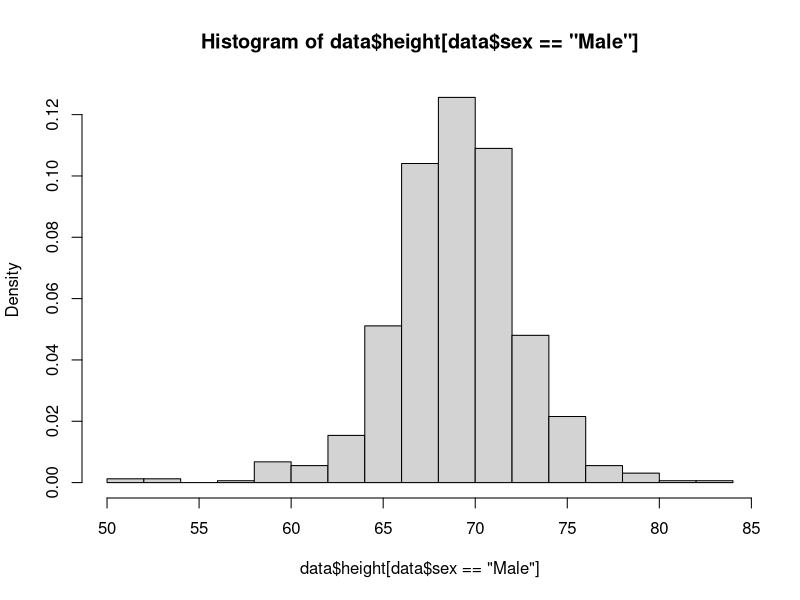

Here is the R script that generated this plot: (Note: this script raises an error after producing the figure.)
install.packages("dslabs") # to get dataset
install.packages("sn") # to calculate skewed normal distributions
install.packages('plyr') # to count frequencies of occurrences in data

library("sn")
library("plyr")
library("dslabs")
help(package = "dslabs")

set.seed(190005300)
# ---------------------- Research Question/Preparing Data ----------------------
# RQ: Are self-reported male heights normally distributed?
# i.e. test for normality

# H_0: the self-reported heights are normally distributed
# H_1: the self-reported heights are not normally distributed


data <- heights
head(data)

# // Clean up the data //
# delete any data rows with NA values
data <- na.omit(data)
data


# ----------------------------- Test Statistics --------------------------------
# Parametric: Jarque-Bera (JB) test
# JB statistic tests whether data has a normal distribution (using its skewness
# S and kurtosis K)
# + asymptotically approaches chi squared when sample data assumed to be normal, 
# which will be taken to be the case here (parametric).

# Non-parametric: Lilliefors (LF) test
# Lilliefors statistic tests whether the data (which can have any distribution)
# fits the specified distribution based on estimate parameters from the data.
# In this case, the data distribution will be compared to the normal
# distribution with estimated sample mean and sd of the data. 
# It works by comparing the supremum of the absolute difference between the
# empriical cumulative distribution of the data, and that of the specified 
# distribution that is being tested for.



# --------------------- Initial look at data/analysis --------------------------
# // Plots of data //
hist(data$height[data$sex == "Male"], breaks = 20, probability = TRUE)


# Looks like a normal distribution would be a reasonable approximation here 
# (with the exception of a few outliers)
mean_heights = mean()
mean_heights
sd_heights = sd(data$height[data$sex == "Male"])
sd_heights 

# A standard case of a normal distribution with mean 70 and standard deviation
# of 4 seems apt (heights are measured in inches).
x <- seq(0, 100)
lines(x, dnorm(x, mean_heights, sd_heights))


# ------------------------ Statistical test functions --------------------------
# Functions to calculate JB and LF test statistics

# // Jarque-Bera test statistic function //
# Function calculating JB statistic for set of data
# INPUT:
#   - vector of simulated test score data
# OUTPUT:
#   - JB statistic value
JB_stat <- function(data) {
  
  # prerequisites
  n <- length(data)
  data_mean <- mean(data)
  
  S_sum_num <- 0
  K_sum_num <- 0
  sum_denom <- 0
  
  # calculating from formula
  for (i in 1:n) {
    
    S_sum_num <- S_sum_num + (data[i] - data_mean)^3 
    K_sum_num <- K_sum_num + (data[i] - data_mean)^4
    
    sum_denom <- sum_denom + (data[i] - data_mean)^2
  }
  
  S <- ((1/n) * S_sum_num) / ((1/n) * sum_denom)^(3/2)
  K <- ((1/n) * K_sum_num) / ((1/n) * sum_denom)^2
  
  JB <- (n/6) * (S^2 + (K - 3)^2 / 4)
  return(JB)
}

# JB critical value
# chi squared distribution (2 df) for finding critical value of JB statistic
# The null hypothesis is rejected if the JB statistic is greater that or equal
# to this critical value
alpha = 0.05

JB_critval <- qchisq(1 - alpha, 2)


# // Lilliefors test statistic functions //
# Function calculating empirical distribution values for sorted data
emp_cdf <- function(data) {
  
  # prerequisites (getting data as a frequency table, and its length)
  freq_data <- count(data)
  n <- length(freq_data$freq)
  
  # calculating the empirical distribution function
  v <- c()
  freq <- 0
  for (i in 1:n) {
    freq <- freq + freq_data$freq[i]
    v <- c(v, rep(freq/length(data), freq_data$freq[i]))
  }
  
  return(v)
}

# Function calculating the theoretical cumulative distribution values for the
# sorted data
distr_cdf <- function(data) {
  
  # prerequisites
  data_mean <- mean(data)
  data_sd <- sd(data)
  n <- length(data)
  
  # calculating theoretical cumulative distribution values of the data
  v <- c()
  for (i in 1:n) {
    
    v <- c(v, pnorm(data[i], mean = data_mean, sd = data_sd))
    
  }
  return(v)
}


# Function computing LF test statistic value given input data
# INPUTS:
#   - data = vector of simulated data for test scores
# OUTPUTS:
#   - LF test statistic
#   - Plot of empirical cumulative distribution and theoretical cumulative 
#     distribution for comparison
LF_stat <- function(data) {
  
  # sorting the data from smallest to largest
  data <- sort(data)
  
  # Empirical distribution
  data_cdf <- emp_cdf(data)
  
  # Cumulative distribution
  theo_cdf <- distr_cdf(data)
  
  # Plot the CDFs against each other (if run once: to visualise comparison)
  # x <- data
  # plot(x, data_cdf, type="l", col="blue", lwd=2)
  # lines(x, theo_cdf, col="red", lwd=2)
  
  D_n <- max(abs(data_cdf - theo_cdf))
  return(D_n)
}



# LF critical value (5% level will be used)
# The null hypothesis is rejected if the LF statistic is greater than these
# critical values for given % levels - which depends on the number of trials

# alpha = 0.01 (1% level) - 1% chance that the LF value is this or greater
LF_crit_1 <- function(n) {
  return(1.035/((0.83 + n)/sqrt(n) - 0.01))
}

# alpha = 0.05 (5% level) - 5% chance that the LF value is this or greater
LF_crit_5 <- function(n) {
  return(0.895/((0.83 + n)/sqrt(n) - 0.01))
}

# alpha = 0.1 (10% level) - 10% chance that the LF value is this or greater
LF_crit_10 <- function(n) {
  return(0.819/((0.83 + n)/sqrt(n) - 0.01))
}


# --------------------------- Simulations/Scenarios ----------------------------
# Will now examine the effect of changing sample size, spread of the tails, and
# skewness on the size and power of the JB and LF tests

# H_O: The distribution of the data is the normal distribution
# H_1: The distribution of the data is not the normal distribution


# // Scenario 1: Changing sample size //
# Will change the sample size looking at small, medium and large samples.
# To calculate size: Will simulate data from the a normal distribution with mean
#                    height 70 and a standard deviation of 4. Any mean and sd 
#                    that could reasonably represent the data for male heights
#                    can be used here.
# To calculate power: The uniform distribution (far from normal) in addition to  
#                     the cauchy distribution (changing scale and location 
#                     parameters - similar to the normal)



# Function for simulating n heights from a particular distribution
# INPUTS:
#   - n = number of samples to take
#   - distr = "function type" (e.g. "norm", "cauchy", "unif", "sn")
#   - ... = extra arguments to be passed into the distribution function
# OUTPUTS;
#   - Vector of n values samples from the input distribution
n_data <- function(n, distr, ...) {
  
  f <- get(paste("r", distr, sep = ""), mode = "function")
  
  return(f(n, ...))
}

# ---------------------- SCENARIO 1: CHANGING SAMPLE SIZE ----------------------
# Calculating size/power for the JB/LF statistic varying the sample size n
# (calculated at the 5% confidence level i.e. alpha = 0.05)
# INPUTS:
#   - n = number of samples
#   - test = input as either "JB" or "LF" to specify statistic to test
#   - iterations = number of iterations in accepting/rejecting the hypothesis
#                  (default as 1000)
#   - distr = name of distribution type (e.g. "norm", "cauchy", "unif"). If this
#             distribution is "norm" -> testing for size, else for power.
#   - ... = extra arguments required to specify the distr input (e.g. mean, sd 
#           for distr = "norm").
# OUTPUTS:
#   - size/power of the JB/LF statistic for a sample size of n at the 5% level
sp_samples <- function(n, test, iterations = 1000, distr, ...) {
  
  if (test == "JB") {
    
    # critical JB value at alpha = 0.05 level
    crit <- qchisq(0.95, 2)
    
    # repeat testing appending 0 or 1 if normality is accepted or rejected
    v <- c()
    for (i in 1:iterations) {
      # get sample data
      data <- n_data(n, distr, ...)
      
      # get statistic value
      stat <- JB_stat(data)
      
      # accept normality (0) or reject it (1)
      if (stat <= crit) {
        
        # accept that it is normal
        v <- c(v, 0)
        
      } else if ( stat > crit) {
        
        # reject that it is normal
        v <- c(v, 1)
        
      }
    }
    
  } else if (test == "LF") {
    
    # critical LF value at alpha = 0.05 level
    crit <- LF_crit_5(n)
    
    # repeat testing appending 0 or 1 if normality is accepted or rejected
    v <- c()
    for (i in 1:iterations) {
      # get sample data - must also be sorted
      data <- sort(n_data(n, distr, ...))
      
      # get statistic value
      stat <- LF_stat(data)
      
      # accept normality (0) or reject it (1)
      if (stat <= crit) {
        
        # accept that it is normal
        v <- c(v, 0)
        
      } else if ( stat > crit) {
        
        # reject that it is normal
        v <- c(v, 1)
        
      }
    }
  }
  
  return(sum(v)/length(v))
}


# Plot and table of the size of JB/LF statistic for varying sample sizes 
# n = 25, 50, 100, 500, 1000, 2000, 5000, 10000, 20000.
# INPUT:
#   - test = "JB" or "LF" to specify test being conducted
#   - iterations = number of times to conduct the test (accept or reject normal)
#                  (default as 1000)
#   - distr = distribution class as string, e.g. "norm", "cauchy", "unif".
#             If the choice of distribution is "norm", it is a test of size. If
#             it is any other distribution it is a test of power.
#   - ... = any further arguments/parameters to be passed to the distr function
# OUTPUT:
#   - prints a plot and table of the sample sizes with corresponding JB/LF sizes
s_calc_samples <- function(test, iterations = 1000, distr, ...) {
  
  # sample sizes to test
  small <- c(25, 50, 100)
  medium <- c(500, 1000, 2000)
  large <- c(5000, 10000, 20000)
  
  # creating a vector of sample sizes
  x <- c(small, medium, large)
  
  # creating a vector of corresponding test size/power values
  y <- c() 
  for (i in 1:length(x)) {
    
    val <- sp_samples(x[i], test, iterations, distr, ...)
    y <- c(y, val)
  
  }
  
  # plot the results
  plot(x,y)
  
  # table of values
  size <- data.frame(x, y, row.names = NULL)
  colnames(size) <- c("sample", "proportion")
  size
}

# Same as above, but calculates power: The range of sample sizes is chosen to
# better analyse the outcome.
p_calc_samples <- function(test, iterations = 1000, distr, ...) {
  
  # sample sizes to test
  small <- c(5, 10, 15, 20, 25, 30)
  medium <- c(100, 200, 500, 1000, 2000)
  large <- c(4000, 10000)
  
  # creating a vector of sample sizes
  x <- c(small, medium, large)
  
  # creating a vector of corresponding test size/power values
  y <- c() 
  for (i in 1:length(x)) {
    
    val <- sp_samples(x[i], test, iterations, distr, ...)
    y <- c(y, val)
  }
  
  # plot the results
  plot(x,y)
  
  # table of the data
  size <- data.frame(x, y, row.names = NULL)
  colnames(size) <- c("sample", "proportion")
  size
}



# ////////////// Calculating size for both statistical tests //////////////
# Will use normal distribution mentioned above (mean = 70, sd = 4), though any
# reasonable normal distribution to represent male heights could be used here


# plot of the distribution that is being used to sample data from
x <- seq(40, 100)
y <- dnorm(x, mean = 70, sd = 4)
plot(x, y)


# - SIZE for JB statistic -
# with data sampled from normal distribution
s_calc_samples(test = "JB", iterations = 1000, 
               distr = "norm", mean = 70, sd = 4)

# ambiguous below 2000 sample size as expected, since it is only asymptotically
# approximated by a chisq (2df). Large samples above 2000: the size is steady 
# at about 5-6%.


# - SIZE for LF statistic -
# with data sampled from normal distribution
s_calc_samples(test = "LF", iterations = 100, 
               distr = "norm", mean = 70, sd = 4)


# small samples size fluctuates quite heavily - which should
# be good, however, making accurate predictions for a distribution based on 
# merely a few samples is clearly not accurate. The size of test is varies
# between 4-6% for larger samples.

# It would of course be better to use more iterations, but it is too
# intense computationally, and requires a too-long runtime. Table values for 
# iterations with 1000, but leave code with 100. Even better as well to simulate
# from extremely large sample sizes (like 100000), but again too computationally
# intense. 


# For even larger sample size of  50'000
# JB size
sp_samples(50000, test = "JB", iterations = 1000, 
           distr = "norm", mean = 70, sd = 4)
# result: 0.052, 0.038, 

# LF size
sp_samples(30000, test = "LF", iterations = 500, 
           distr = "norm", mean = 70, sd = 4)
# result: 0.04


# both results support the aforementioned trend





# ////////////// Calculating power for both statistical tests //////////////
# 1. Simulating data from a cauchy distribution (similar to normal distribution)
# with mean 70 and sd 4. The distribution that most looks like the normal is the
# Cauchy distribution with location = 70 and scale = 3.1.

# plot to visualise similarity of the two distributions
x <- seq(40, 100)
y_norm <- dnorm(x, mean = 70, sd = 4)
plot(x, y_norm)
y_cauchy <- dcauchy(x, location = 70, scale = 3.1)
lines(x, y_cauchy)



# - POWER of JB statistic -
p_calc_samples(test = "JB", iterations = 1000, 
               distr = "cauchy", location = 70, scale = 3.1)

# asymptotically has a power of 1 as the sample size is increased, for very 
# small samples - where it is harder to predict what the distribution is - the 
# power is quite small. It does, however, pick up very quickly with a 70% power
# already achieved around 15 samples, and about 90% at 25.


# - POWER of LF statistic - 
p_calc_samples(test = "LF", iterations = 100, 
               distr = "cauchy", location = 70, scale = 3.1)

# similar power to the JB statistic, asymptotically it is 1, and lower for small
# sample sizes. The power for the test seems to be better for very
# small samples (sample of 5, 10 are better), but then is slightly worse
# for the greater samples, also seems to approach 1 later (0.8 for 25)




# 2. Simulating data from a uniform distribution (far from the normal)
# will take the uniform distribution to stretch from 57.5 - 82.5
x <- seq(40, 100)
y_norm <- dnorm(x, mean = 70, sd = 4)
plot(x, y_norm)
y_unif <- dunif(x, 57.5, 82.5)
lines(x, y_unif)


# - POWER of JB statistic -
p_calc_samples(test = "JB", iterations = 1000, distr = "unif", 57.5, 82.5)


# - POWER of LF statistic -
p_calc_samples(test = "LF", iterations = 100, distr = "unif", 57.5, 82.5)





# ------------------ Scenario 2: Changing tail length/size ---------------------
# Will change the tail length/size from short/small to long/large
# To calculate size: Will simulate data from normal distribution with varying sd,
#                    mean chosen as the same of 70 (as standard reference).
# To calculate power: Cauchy distribution with varying scale parameter
#                     (location chosen as 70). Also uniform distribution across
#                     differing intervals.


# Calculating size/power for the JB/LF statistic varying the tail length/size
# (calculated at the 5% confidence level i.e. alpha = 0.05)
# INPUTS:
#   - distr = name of distribution type (either "norm", "cauchy", "unif"). If 
#             distribution is "norm" -> testing for size, else testing for power.
#   - spread = input value of parameter that causes spreading (If distr = "norm"
#              the spread value must be a single integer representing sd. If
#              distr = "cauchy" the spread value must be a single integer for
#              scale. If distr = "unif" the spread must be a vector of the 
#              start and end value.
#   - test = input as either "JB" or "LF" to specify statistic to test
#   - iterations = number of iterations in accepting/rejecting the hypothesis
#                  (default as 1000)
#   - n = number of samples to simulate (default as 3000)
# OUTPUTS:
#   - size/power of the JB/LF statistic for given spread parameter at the 5% 
#     level
sp_tails <- function(distr, spread, test, iterations = 1000, n = 3000) {
  
  if (test == "JB") {
    
    # critical JB value at alpha = 0.05 level
    crit <- qchisq(0.95, 2)
    
    # repeat testing appending 0 or 1 if normality is accepted or rejected
    v <- c()
    for (i in 1:iterations) {
      
      # get sample data
      if (distr == "norm") {
        
        data <- n_data(n, distr, mean = 70, sd = spread)
        
      } else if (distr == "cauchy") {
        
        data <- n_data(n, distr, location = 70, scale = spread)
        
      } else if (distr == "unif") {
        
        data <- n_data(n, distr, spread[1], spread[2])
        
      }
      
      # get statistic value
      stat <- JB_stat(data)
      
      # accept normality (0) or reject it (1)
      if (stat <= crit) {
        
        # accept that it is normal
        v <- c(v, 0)
        
      } else if ( stat > crit) {
        
        # reject that it is normal
        v <- c(v, 1)
        
      }
    }
    
  } else if (test == "LF") {
    
    # critical LF value at alpha = 0.05 level
    crit <- LF_crit_5(n)
    
    # repeat testing appending 0 or 1 if normality is accepted or rejected
    v <- c()
    for (i in 1:iterations) {
      
      # get sample data
      if (distr == "norm") {
        
        data <- sort(n_data(n, distr, mean = 70, sd = spread))
        
      } else if (distr == "cauchy") {
        
        data <- sort(n_data(n, distr, location = 70, scale = spread))
        
      } else if (distr == "unif") {
        
        data <- sort(n_data(n, distr, spread[1], spread[2]))
        
      }
      
      # get statistic value
      stat <- LF_stat(data)
      
      # accept normality (0) or reject it (1)
      if (stat <= crit) {
        
        # accept that it is normal
        v <- c(v, 0)
        
      } else if ( stat > crit) {
        
        # reject that it is normal
        v <- c(v, 1)
        
      }
    }
  }
  
  return(sum(v)/length(v))
}




# Plot and table of the size/power of JB/LF statistic for varying tail spreads
# If simulation distribution is "norm":
#   - Have values ranging from sd = 1, 2, 3, 4, 5, 10, 15, 20, 50
#     (clearly the large sd's are unreasonable, but they still give insight)
# If simulation distribution is "cauchy":
#   - Have values ranging from scale = 1, 2, 3, 4, 5, 10, 15, 20, 50
# If simulation distribution is "unif":
#   - Have intervals ranging from between (60, 80), (50, 90), (40, 100), 
#     (30, 110), (20, 120), (10, 130)
# INPUT:
#   - test = statistic to test (either "JB" or "LF")
#   - iterations = number of times to calculate the test statistic, from which
#                  the proportions are calculated to get size/power 
#                  (default is 1000)
#   - distr = distribution class as string (either "norm", "cauchy", "unif").
#             If the choice of distribution is "norm", it is a test of size. If
#             it is any other distribution it is a test of power.
#   - n = number of samples to base calculation on (default as 3000)
# OUTPUT:
#   - prints a plot and table of the spread parameter with corresponding test
#     size/power
sp_calc_spread <- function(test, iterations = 1000, distr, n = 3000) {
  
  if (distr == "norm" | distr == "cauchy") {
    
    # spread values to test
    spread <- c(1, 2, 3, 4, 5, 10, 15, 20, 50)
    
    # creating a vector of corresponding test size/power values
    y <- c()
    for (i in 1:length(spread)) {
      
      val <- sp_tails(distr, spread[i], test, iterations, n)
      y <- c(y, val)
    }
    
    # plot the values
    plot(spread,y)
    
    # table for size/power values
    size <- data.frame(spread, y, row.names = NULL)
    colnames(size) <- c("spread", "proportion")
    size
    
  } else if (distr == "unif") {
    
    # spread values to test
    spread <- array(c(c(60, 80), c(50, 90), c(40, 100), c(30, 110), c(20, 120)), 
                    dim = c(2, 5))
    spread
    
    # creating a vecto of corresponding test size/power values
    y <- c()
    for (i in 1:length(spread[1, ])) {
      
      val <- sp_tails(distr, spread[, i], test, iterations, n)
      y <- c(y, val)
      
    }
    
    # table of the values
    size <- data.frame(y, row.names = c("(60, 80)", "(50, 90)", "(40, 100)", 
                                        "(30, 110)", "(20, 120)"))
    colnames(size) <- c("proportion")
    size
  }
}



# ///// Calculating sizes of JB/LF statistic with varying tail length/size /////
# - SIZE of JB - 
sp_calc_spread(test = "JB", iterations = 1000, distr = "norm", n = 3000)

# for very small spread
sp_tails(distr = "norm", spread = 0.0001, test = "JB", 
         iterations = 1000, n = 3000)
# similar result

# for very large spread
sp_tails(distr = "norm", spread = 10000, test = "JB", 
         iterations = 1000, n = 3000)
# similar result


# - SIZE of LF -
sp_calc_spread(test = "LF", iterations = 500, distr = "norm", n = 3000)

# for very small spread
sp_tails(distr = "norm", spread = 0.0001, test = "LF", 
         iterations = 1000, n = 3000)
# similar result

# for very large spread
sp_tails(distr = "norm", spread = 10000, test = "LF", 
         iterations = 500, n = 3000)
# similar result


# CONCLUSION: size seems to be invariant when changing the spread of the normal 
#             distribution that the data is simulated from. Size values are 
#             constant between around 4-6%.




# //// Calculating powers of JB/LF statistic with varying tail length/size ////
# 1. For a distribution similar to the normal, e.g. the cauchy distribution,
#    also chosen to have location 70 and varying scale, choose n = 15 to be able
#    to discern effect of varying tail spread.
# - POWER of JB -
sp_calc_spread(test = "JB", iterations = 5000, distr = "cauchy", n = 15)

# for very small spread
sp_tails(distr = "cauchy", spread = 0.0001, test = "JB", 
         iterations = 5000, n = 200)
# similar result

# for very large spread
sp_tails(distr = "cauchy", spread = 10000, test = "JB", 
         iterations = 5000, n = 15)
# similar result



# - POWER of LF -
sp_calc_spread(test = "LF", iterations = 5000, distr = "cauchy", n = 15)

# for very small spread
sp_tails(distr = "cauchy", spread = 0.0001, test = "LF", 
         iterations = 5000, n = 15)
# similar result

# for very large spread
sp_tails(distr = "cauchy", spread = 10000, test = "LF", 
         iterations = 5000, n = 15)
# similar result


# CONCLUSION: The similar cauchy distribution has no variation in its power for
#             different spreads




# 2. For a distribution far from the gaussian e.g. the uniform distribution. 
# Spread varied by varying its intervals as previously specified.
# - POWER of JB - 
sp_calc_spread(test = "JB", iterations = 5000, distr = "unif", n = 100)

# for very small spread
sp_tails(distr = "unif", spread = c(69, 71), test = "JB", 
         iterations = 5000, n = 100)
# similar result

# for very large spread
sp_tails(distr = "unif", spread = c(0, 200), test = "JB", 
         iterations = 5000, n = 100)
# similar result



# - POWER of LF -
sp_calc_spread(test = "LF", iterations = 5000, distr = "unif", n = 100)

# for very small spread
sp_tails(distr = "unif", spread = c(69, 71), test = "LF", 
         iterations = 5000, n = 100)
# similar result

# for very large spread
sp_tails(distr = "unif", spread = c(0, 200), test = "LF", 
         iterations = 5000, n = 100)
# similar result


# CONCLUSION: The far-off uniform distribution has no variation in its power for
#             different spreads





# -------------------------- Scenario 3: Skewness ------------------------------
# Since a normal distribution cannot be skewed, this is merely an exploration of
# the power of the tests
# Power varying skewness: Use skewed normal distributions starting from the
#                         normal with mean = 70 and sd = 4, increasing skewness
#                         progressively



# Calculating power for the JB/LF statistic varying the skewness of the normal
# distribution (calculated at the 5% confidence level i.e. alpha = 0.05)
# INPUTS:
#   - skew = skewness parameter, the greater it is, the greater the skewness
#            (can be any real number)
#   - test = input as either "JB" or "LF" to specify test
#   - iterations = number of iterations in accepting/rejecting the hypothesis
#                  (default as 1000)
#   - n = number of samples to simulate (default as 3000)
# OUTPUTS:
#   - power of the JB/LF statistic for specified skewness at the 5% level
p_skew <- function(skew, test, iterations = 1000, n = 3000) {
  
  if (test == "JB") {
    
    # critical JB value at alpha = 0.05 level
    crit <- qchisq(0.95, 2)
    
    # repeat testing appending 0 or 1 if normality is accepted or rejected
    v <- c()
    for (i in 1:iterations) {
      
      # get sample data
      data <- n_data(n, distr = "sn", xi = 70, omega = 4, alpha = skew)
      
      # get statistic value
      stat <- JB_stat(data)
      
      # accept normality (0) or reject it (1)
      if (stat <= crit) {
        
        # accept that it is normal
        v <- c(v, 0)
        
      } else if ( stat > crit) {
        
        # reject that it is normal
        v <- c(v, 1)
        
      }
    }
    
  } else if (test == "LF") {
    
    # critical LF value at alpha = 0.05 level
    crit <- LF_crit_5(n)
    
    # repeat testing appending 0 or 1 if normality is accepted or rejected
    v <- c()
    for (i in 1:iterations) {
      
      # get sample data
      data <- sort(n_data(n, distr = "sn", xi = 70, omega = 4, alpha = skew))
      
      # get statistic value
      stat <- LF_stat(data)
      
      # accept normality (0) or reject it (1)
      if (stat <= crit) {
        
        # accept that it is normal
        v <- c(v, 0)
        
      } else if ( stat > crit) {
        
        # reject that it is normal
        v <- c(v, 1)
        
      }
    }
  }
  
  return(sum(v)/length(v))
}




# Plot and table of the size of JB/LF statistic for varying skew parameter alpha
# (called skew as the input, skew = 0.01, 0.05, 0.1, 0.25, 0.5, 0.75, 1, 1.25,
#  2, 3, 5, 10, 20)
#   - test = specifying whether to conduct the "JB" or "LF" test
#   - iterations = number of times to conduct the test (reject or accept) 
#                  from which the power is computed (default as 1000)
#   - n = sample size to use for the test (default as 3000)
# OUTPUT:
#   - prints a plot and table of the skew parameter with corresponding power
p_calc_skew <- function(test, iterations = 1000, n = 3000) {
  
  # skew = alpha values to test
  x <- c(0.01, 0.05, 0.1, 0.25, 0.5, 0.75, 1, 1.25, 2, 3, 5, 10, 20)
  
  # negative values simply mirror these in the other direction, so will have the
  # same results
  
  # creating a vector of corresponding test size/power values
  y <- c() 
  for (i in 1:length(x)) {
    
    val <- p_skew(x[i], test, iterations, n)
    y <- c(y, val)
  }
  
  # plot the results
  plot(x,y)
  
  # table of the data
  size <- data.frame(x, y, row.names = NULL)
  colnames(size) <- c("skew", "proportion")
  size
}

# - Calculating the power for varying skewness
# Low skew number means closer to regular normal, large means greatly skewed
# POWER of the JB test
p_calc_skew(test = "JB", iterations = 1000, n = 3000)

# POWER of the LF test
p_calc_skew(test = "LF", iterations = 500, n = 3000)




# -------------------- ADDITIONAL CALCULATIONS THAT WERE MADE ------------------

# size measurement for JB test for 100000 sample size
sp_samples(100000, test = "JB", iterations = 1000, 
           distr = "norm", mean = 70, sd =4)
# results: within rounding of 4-6 range 


# size measurement for LF test for 100000 sample size
sp_samples(100000, test = "JB", iterations = 100, 
           distr = "norm", mean = 70, sd =4)
# results: within rounding of 4-6 range 

x <- seq(40, 100)
y <- dnorm(x, mean = 70, sd = 4)
plot(x, y, ylim = c(0, 0.15))
lines(x, dsn(x, xi = 70, omega = 4, alpha = 1), col = "blue")
lines(x, dsn(x, xi = 70, omega = 4, alpha = 2), col = "red")
lines(x, dsn(x, xi = 70, omega = 4, alpha = 0.5), col = "orange")
